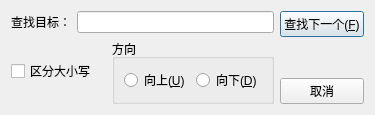
<?xml version="1.0" encoding="UTF-8"?>
<ui version="4.0">
 <class>SearchDialog</class>
 <widget class="QDialog" name="SearchDialog">
  <property name="geometry">
   <rect>
    <x>0</x>
    <y>0</y>
    <width>375</width>
    <height>105</height>
   </rect>
  </property>
  <property name="windowTitle">
   <string>查找</string>
  </property>
  <layout class="QHBoxLayout" name="horizontalLayout_4">
   <item>
    <layout class="QVBoxLayout" name="verticalLayout_2">
     <item>
      <layout class="QHBoxLayout" name="horizontalLayout">
       <item>
        <widget class="QLabel" name="label">
         <property name="text">
          <string>查找目标：</string>
         </property>
        </widget>
       </item>
       <item>
        <widget class="QLineEdit" name="searchText"/>
       </item>
      </layout>
     </item>
     <item>
      <layout class="QHBoxLayout" name="horizontalLayout_3">
       <item>
        <widget class="QCheckBox" name="cbCaseSensetive">
         <property name="text">
          <string>区分大小写</string>
         </property>
        </widget>
       </item>
       <item>
        <widget class="QGroupBox" name="groupBox">
         <property name="title">
          <string>方向</string>
         </property>
         <layout class="QHBoxLayout" name="horizontalLayout_2">
          <item>
           <widget class="QRadioButton" name="rbUp">
            <property name="text">
             <string>向上(&amp;U)</string>
            </property>
           </widget>
          </item>
          <item>
           <widget class="QRadioButton" name="rbDown">
            <property name="text">
             <string>向下(&amp;D)</string>
            </property>
           </widget>
          </item>
         </layout>
        </widget>
       </item>
      </layout>
     </item>
    </layout>
   </item>
   <item>
    <layout class="QVBoxLayout" name="verticalLayout">
     <item>
      <widget class="QPushButton" name="btFindNext">
       <property name="text">
        <string>查找下一个(&amp;F)</string>
       </property>
      </widget>
     </item>
     <item>
      <spacer name="verticalSpacer">
       <property name="orientation">
        <enum>Qt::Orientation::Vertical</enum>
       </property>
       <property name="sizeHint" stdset="0">
        <size>
         <width>20</width>
         <height>40</height>
        </size>
       </property>
      </spacer>
     </item>
     <item>
      <widget class="QPushButton" name="btCancel">
       <property name="text">
        <string>取消</string>
       </property>
      </widget>
     </item>
    </layout>
   </item>
  </layout>
 </widget>
 <resources/>
 <connections/>
</ui>
